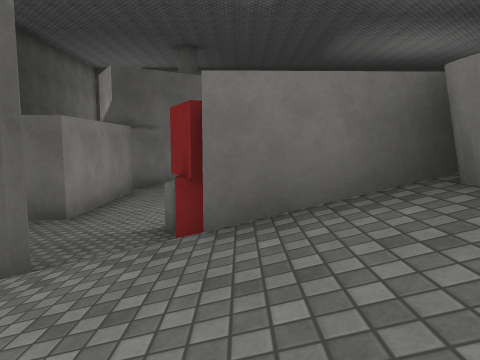
[1] (above)

24 first-person views from a walk through a Unity game level. The camera is 1.2 m above the floor, tilts 6° down and sees 70° across. The floor is counted in squares, 2 m on a side. Each view is taken from the middle of a square. On the plan, view 1 faces up. The plan holds only what a view shows up to about 10 squares ahead; the rest is blank. The place goes on beyond the plan. Some animated figures are not drawn. Surface patterns are stand-ins for the level's own textures.

[2]
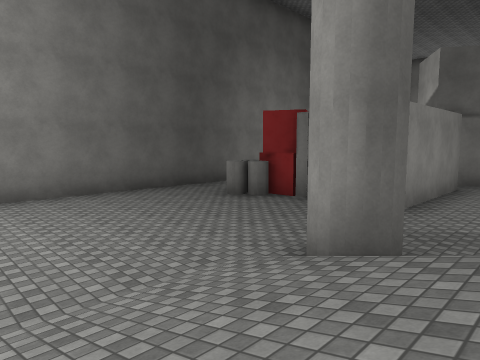

[3]
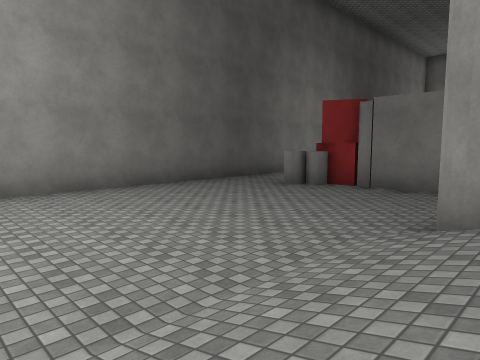

[4]
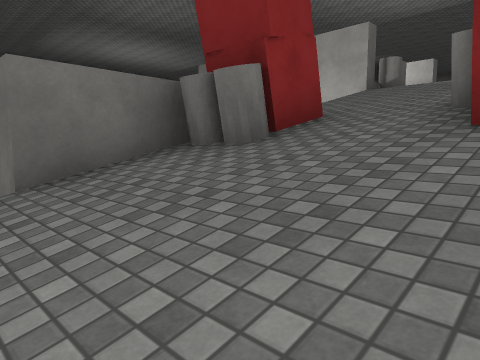

[5]
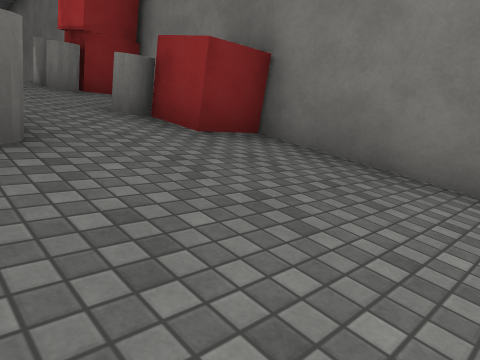

[6]
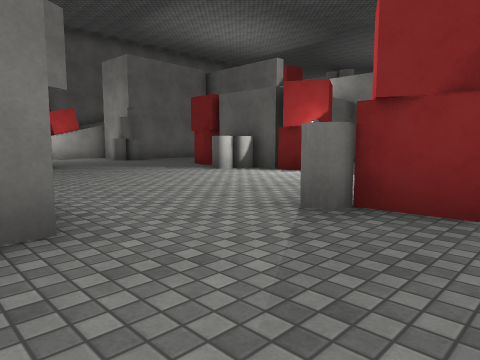

[7]
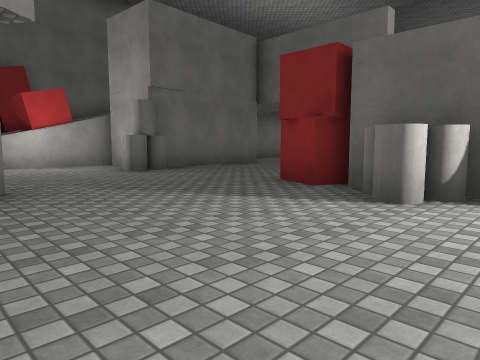

[8]
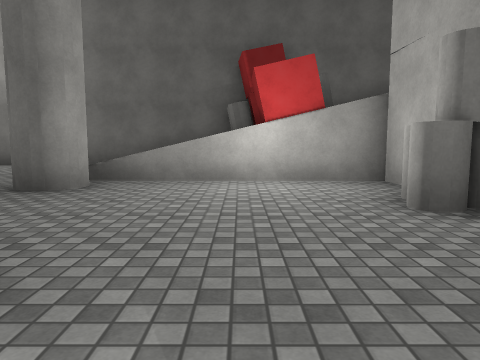

[9]
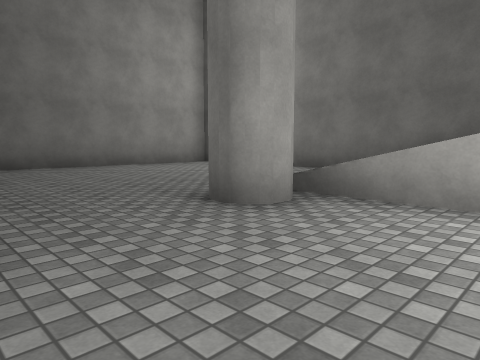

[10]
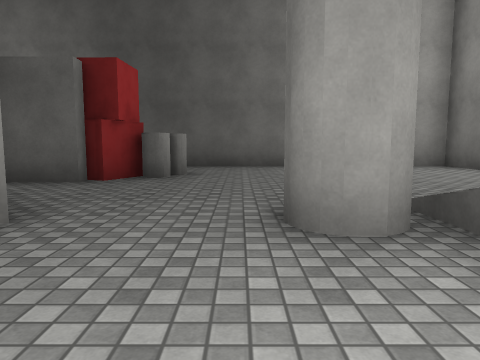

[11]
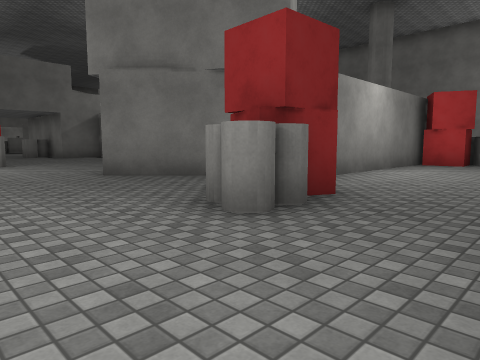

[12]
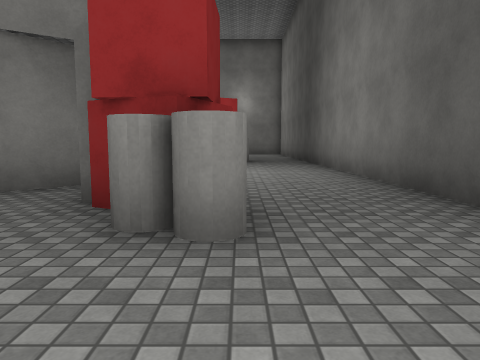

[13]
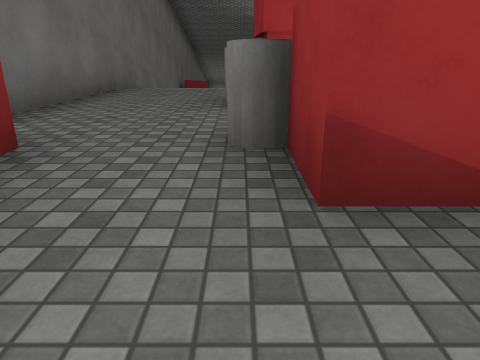

[14]
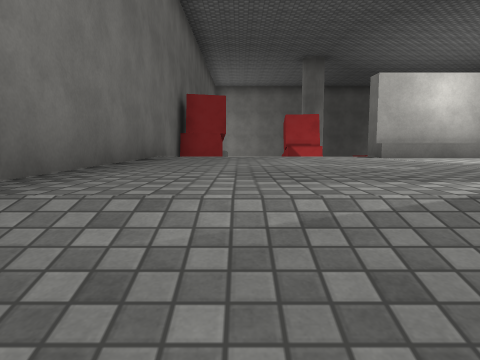

[15]
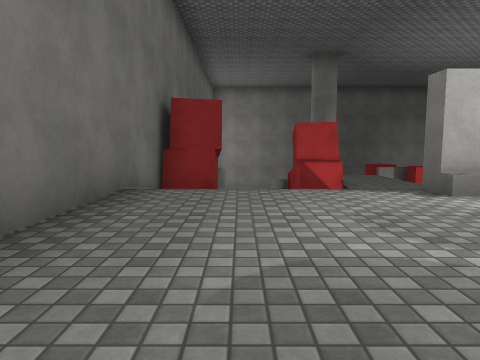

[16]
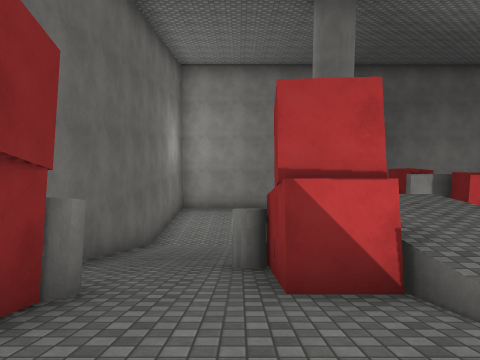

[17]
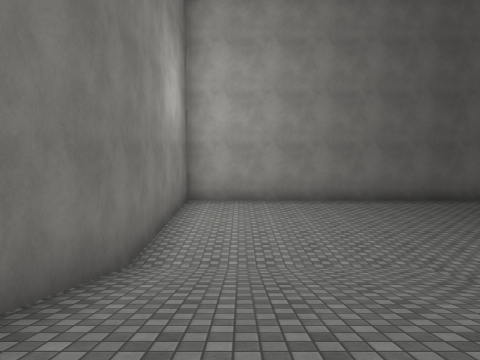

[18]
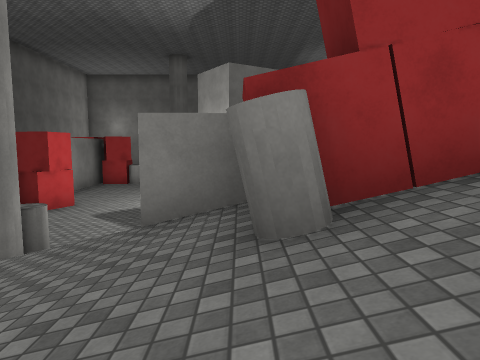

[19]
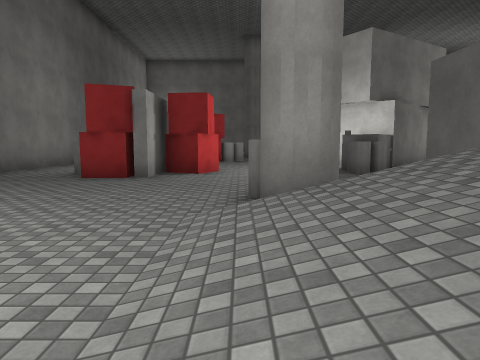

[20]
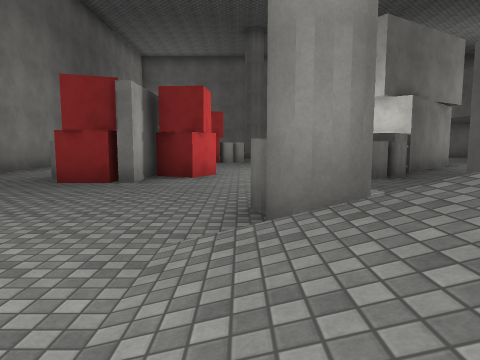

[21]
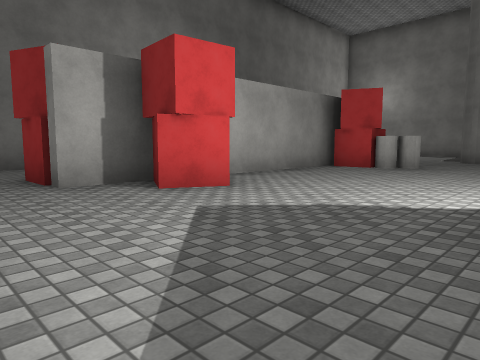

[22]
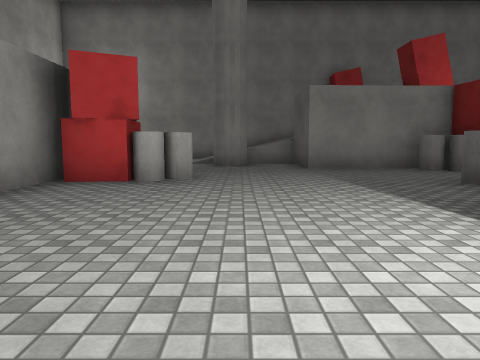

[23]
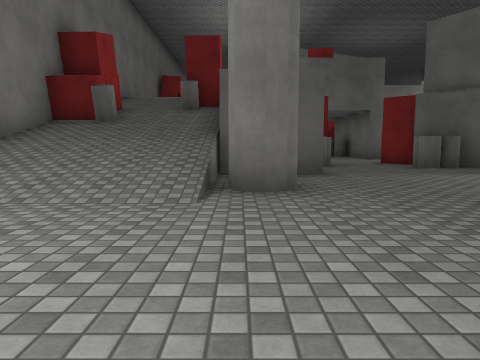

[24]
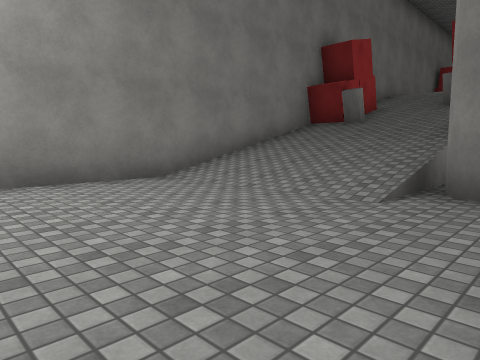

### Floor plan
Key: @ floor where view 1 was taken; # wall or solid block; . main floor; : floor 4.75 m higher than the main floor; + floor 5.25 m higher than the main floor; / step, stairs or slope; ^ raised ledge; C white cylinder; R red cube; W white cube; O other object.
Columns run from 10 left of view 1 to 28 right of it. Each row starts with its distance up from view 1.
 23 ###########  ############   ##########
 22 #.....    OR/////:::::  R///////......
 21 # .....   ///////::::: /RC//////......
 20 #......  //CC/O//::::://///C////......
 19 #......////R/ R  /:::#///RRR////......
 18 #......#.....#     ::+  #^### #.......
 17 #...........C###    :+      # CC......
 16 #..C........C...            ..........
 15 #..CC...#.......            ..........
 14 #...R..##.......           ......#R...#
 13 #... ### .....            ..O...R#  ..#
 12 #....###.....R           ..WW....#  ..#
 11 #....##.....C#           .#  ....#   .#
 10 #....##.....C#            # .....#
  9 #....##......R           ##......#
  8 #....##.......          O#C......#
  7 #  .R##.....             ......CR#
  6 #..CR....C.              .......
  5 #........RR             RC........
  4 #.........               ####.......
  3 #......#..###    O          #.#.....
  2 #....../////CR///CO     R///////....
  1 #......//////////       RC//////....
  0 #......///@//C/CC       ///C////...
 -1      .. ////RR RR        RRR////...
 -2           ###  #           ########

Positions as (right, up) in squares from view 1, and headings:
1: (0, 0), facing up
2: (-1, 0), facing up-left
3: (-2, -1), facing up-left
4: (-1, -1), facing up-right
5: (-1, 2), facing down-right
6: (-4, 4), facing up-right
7: (-2, 9), facing up-right
8: (0, 13), facing up
9: (0, 15), facing up-left
10: (0, 17), facing left
11: (-9, 18), facing down-right
12: (-7, 18), facing down
13: (-1, 20), facing right
14: (5, 21), facing right
15: (7, 21), facing right
16: (12, 20), facing right
17: (17, 21), facing right
18: (17, 22), facing down
19: (21, 22), facing down
20: (21, 21), facing down
21: (18, 16), facing down-right
22: (20, 13), facing down
23: (25, 3), facing left
24: (25, 4), facing down-left
